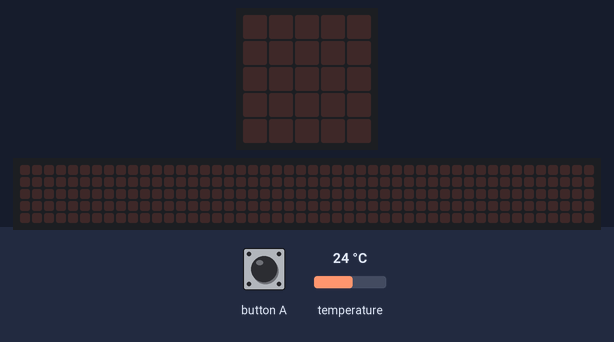
Simulated run of this program. Board: BBC micro:bit (MakeCode). Shown: the board's 5×5 LED display, a strip that is not on the board, showing the scrolling text unrolled. Inputs (shaded band) come from the test bench; at power-on: temperature 24 °C. The 48×5 strip is a reading aid, not a part: it shows the text the display is scrolling, unrolled, one strip-width of it at a time.

Above: at 1.2 s.
1.3 s: button A pressed for 0.15 s
At 1.52 s:
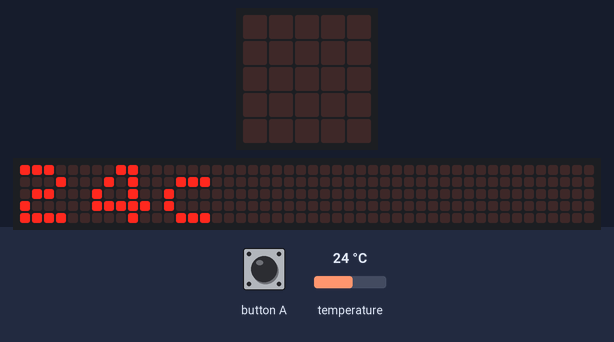
4.3 s: temperature set to 28 °C
At 6.2 s:
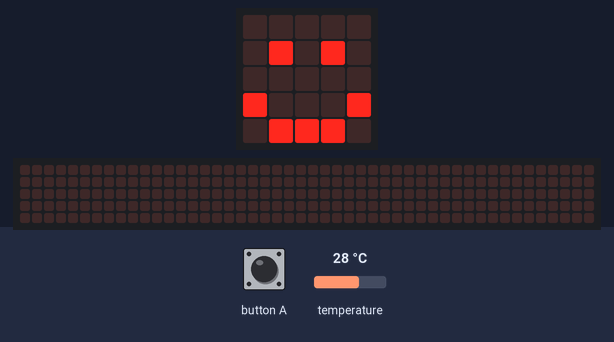
6.5 s: button A pressed for 0.15 s
At 6.72 s:
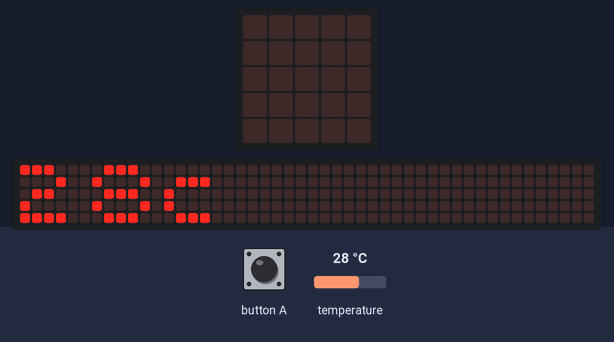
9.5 s: temperature set to 12 °C
At 11.3 s:
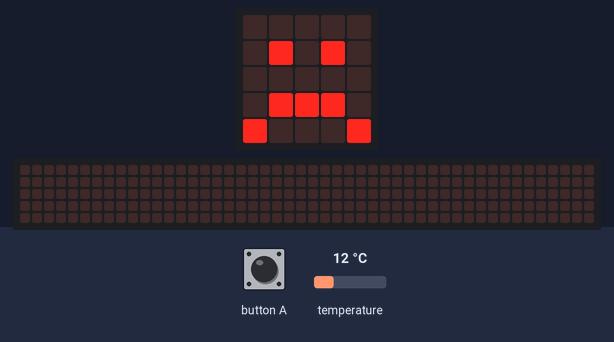
Timing chart, 0 to 12.7 s (numbered marks = the images above; inputs shaded):
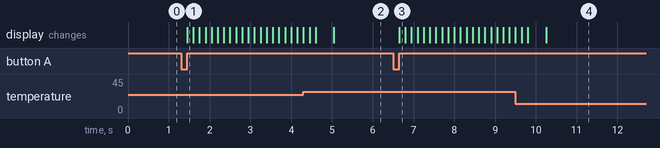

The program:

main.ts
```typescript
let temperatura = 0
input.onButtonPressed(Button.A, function () {
    basic.clearScreen()
    temperatura = input.temperature()
    basic.showString("" + temperatura + "c")
    if (input.temperature() > 25) {
        basic.showIcon(IconNames.Happy)
    } else {
        basic.showIcon(IconNames.Sad)
    }
})
```

test.ts
```typescript
// testes vão aqui; isto não será compilado quando este pacote for usado como uma extensão.
```

Measured:
- after the input at 1.3 s, the display: changes after 0.15 s (image 1)
- after the input at 4.3 s, the display: first differs from a run without the input after 0.75 s (image 2)
- after the input at 6.5 s, the display: changes after 0.15 s (image 3)
- after the input at 9.5 s, the display: first differs from a run without the input after 0.75 s (image 4)
